Frame 1 (no input): blank canvas, image omitted
Frame 60 (the mouse pressed at the canvas centre just before this capture): blank canvas, image omitted
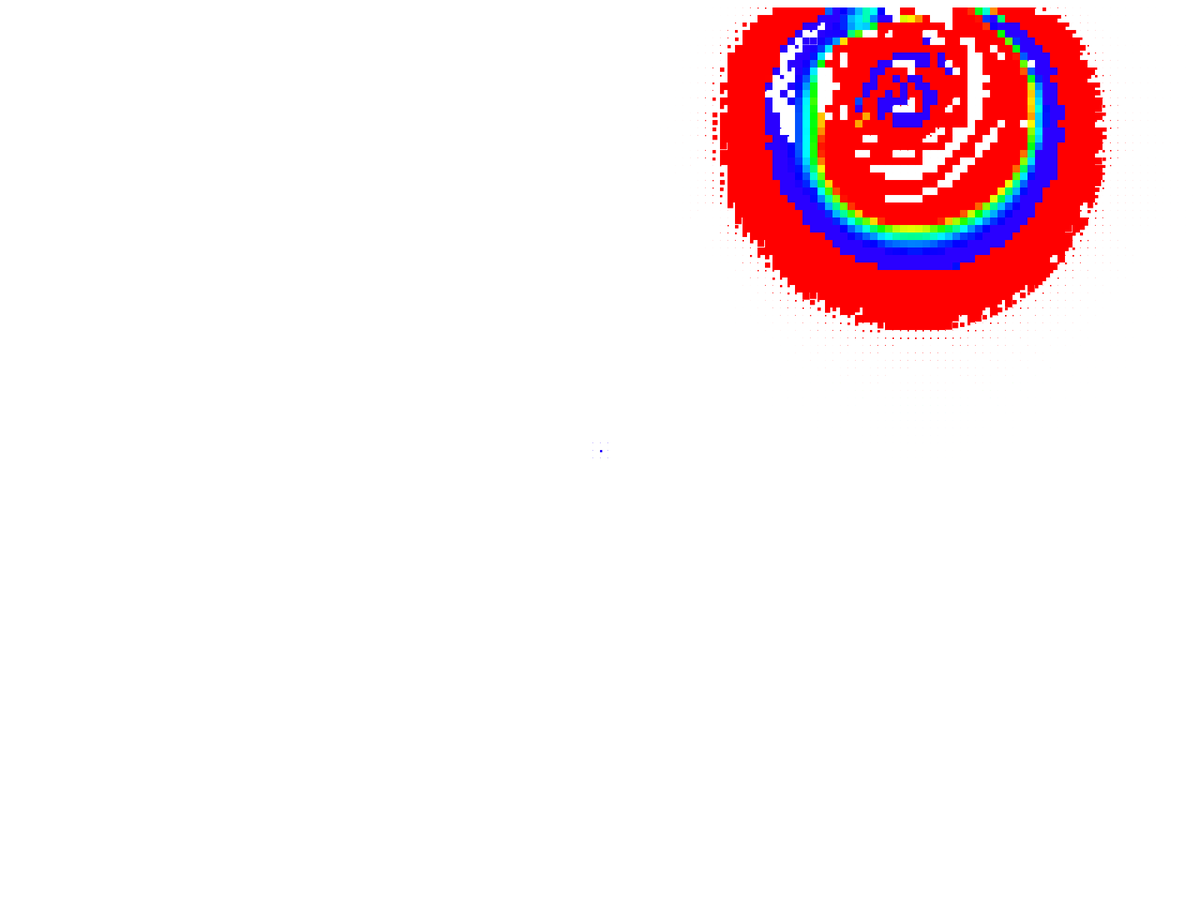
Frame 120 (the mouse held since frame 60 and released just before this capture)

The Processing sketch whose frames 1 and 60 were blank and that drew this single picture after the mouse press (run headless with seeded random() and noise(); from frame 60 on, the mouse is pressed at the canvas centre):

// Processing sketch: social9
// ── social9.pde
Data[][] datas;
int gridInterval = 10;
float zoff = 0;

void setup(){
  fullScreen(JAVA2D);
  datas = new Data[(int)(width/gridInterval)+3][(int)(height/gridInterval)+3];
  for(int y = 0; y < (int)(height/gridInterval)+3; y++){
    for(int x = 0; x < (int)(width/gridInterval)+3; x++){
      Data data = new Data();
      datas[x][y] = data;
    }
  }
  noStroke();
}

void draw(){
  background(360);
  float yoff = 0;;
  for(int y = 1; y < (int)(height/gridInterval)+2; y++){
    float xoff = 0;
    for(int x = 1; x < (int)(width/gridInterval)+2; x++){
      Data data = datas[x][y];
        spread(x, y);
      if(random(0, 1) < 0.000001){
        data.things = random(100000000, 1000000000);
      }
      if(random(0, 1) < 0.00000001){
        data.amount += random(0, 100000000);
        data.tier = random(1000000, 10000000);
      }
      if(data.amount > 0){
        data.things += data.tier*100000;
        data.amount -= data.tier;
      }
      if(data.poplation < data.things){
        data.things -= data.poplation;
        data.poplation = data.poplation*1.0001+data.poplation*data.things/2000000000;
      }
      else{
        data.poplation = (int)data.things;
        data.things = 0;
      }
      if(data.poplation < 1){
        data.poplation = 10;
        rect(x*gridInterval, y*gridInterval, ((float)data.poplation/10000)*(float)gridInterval, ((float)data.poplation/10000)*(float)gridInterval);
      }
      else if(data.poplation > 10000){
        data.things *= 1.1;
              rect(x*gridInterval, y*gridInterval, gridInterval,gridInterval);
      }
      else{
        data.poplation *= 1.1;
        rect(x*gridInterval, y*gridInterval, ((float)data.poplation/10000)*(float)gridInterval, ((float)data.poplation/10000)*(float)gridInterval);
      }
      colorMode(HSB, 360, 100, 100, 100);
      fill((-(float)data.things/1000000)*(float)gridInterval+250, 100, 100);
      //rect(x*gridInterval, y*gridInterval, ((float)data.things/10000)*(float)gridInterval, ((float)data.things/10000)*(float)gridInterval);
    }
  }
}

void spread(int x, int y){
  Data data = datas[x][y];
  Data ndata = datas[x][y+1];
  Data edata = datas[x+1][y];
  Data wdata = datas[x-1][y];
  Data sdata = datas[x][y-1];
  Data nedata = datas[x+1][y+1];
  Data nwdata = datas[x-1][y+1];
  Data sedata = datas[x+1][y-1];
  Data swdata = datas[x-1][y-1];
  float totalnum = 0;
  totalnum += ndata.things;
  totalnum += edata.things;
  totalnum += wdata.things;
  totalnum += sdata.things;
  totalnum += nedata.things;
  totalnum += nwdata.things;
  totalnum += sedata.things;
  totalnum += swdata.things;
  data.things = totalnum/8;
}

void mousePressed(){
  Data data = datas[(int)(mouseX/gridInterval)][(int)(mouseY/gridInterval)];
  data.amount = random(0, 10000);
  data.tier = random(0, 50);
}

class Data {
  float poplation = 1;
  //resource;
  float amount = 1000000000;
  float tier = 0;
  float things = 0;
}
